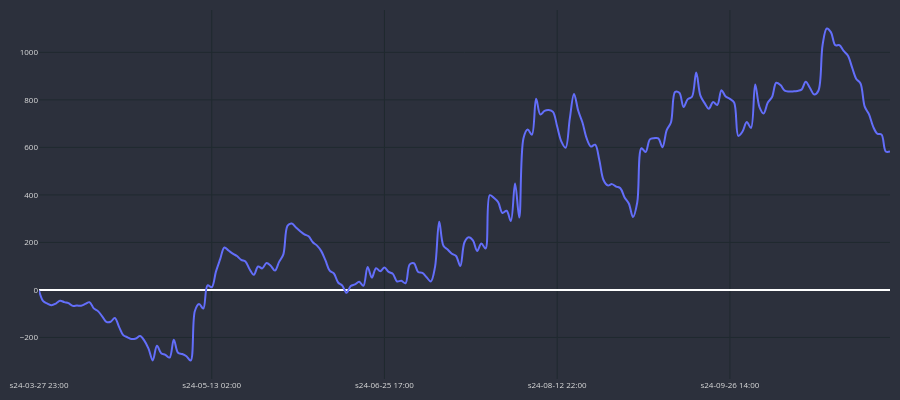

The notebook cell this image was saved under:
### Code cell
cp = Candleplot(df_gains, candles=False)
cp.show_plot(line_traces=['GAIN_C'])

### Figure 1 — Plotly figure (JSON) as saved in the notebook; plotly's stock layout.template omitted (floating-point values rounded to 4 significant figures; data arrays with more than 128 entries replaced by an {"elided": "..."} marker saying what was removed)
{"data": [{"line": {"shape": "spline", "width": 2}, "name": "GAIN_C", "type": "scatter", "x": {"elided": "203 str values"}, "y": {"elided": "203 float values"}}], "layout": {"font": {"color": "#e1e1e1", "size": 8}, "height": 400, "margin": {"b": 10, "l": 10, "r": 10, "t": 10}, "paper_bgcolor": "#2c303c", "plot_bgcolor": "#2c303c", "width": 900, "xaxis": {"gridcolor": "#1f292f", "nticks": 5, "rangeslider": {"visible": false}}, "yaxis": {"gridcolor": "#1f292f"}}}
